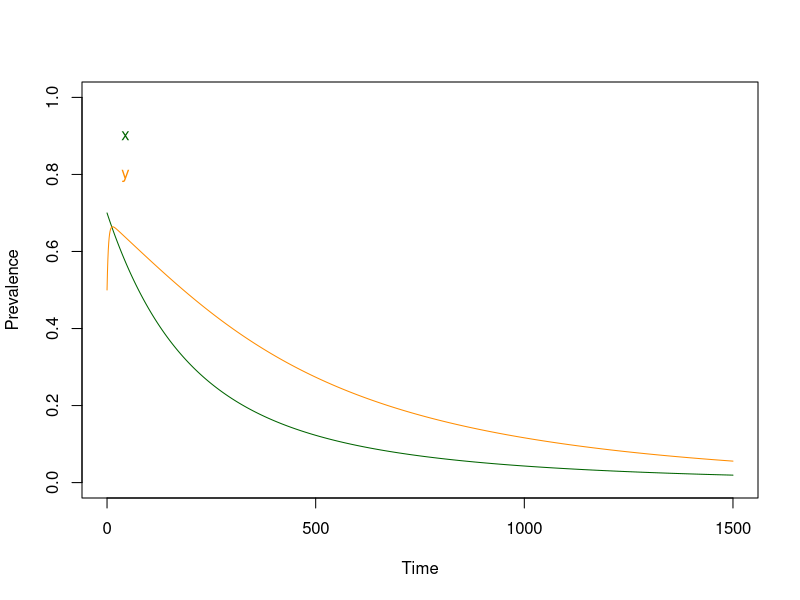
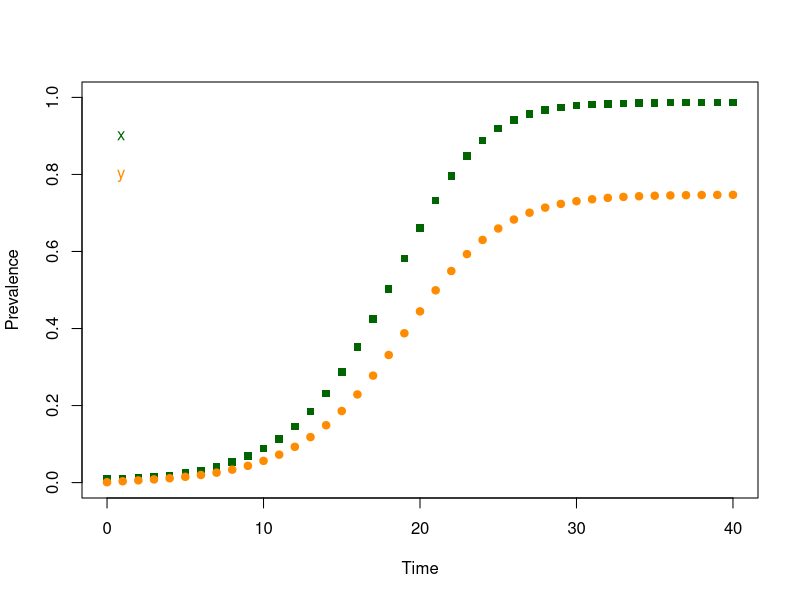
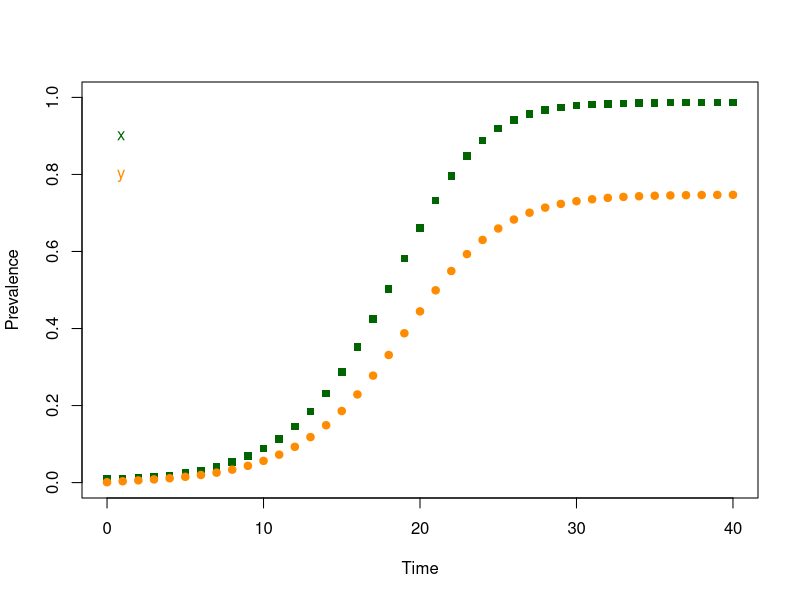
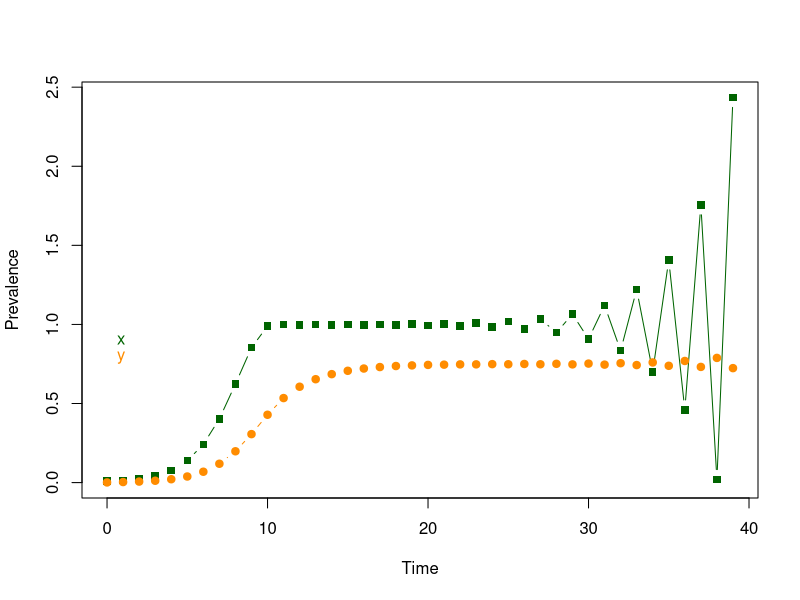
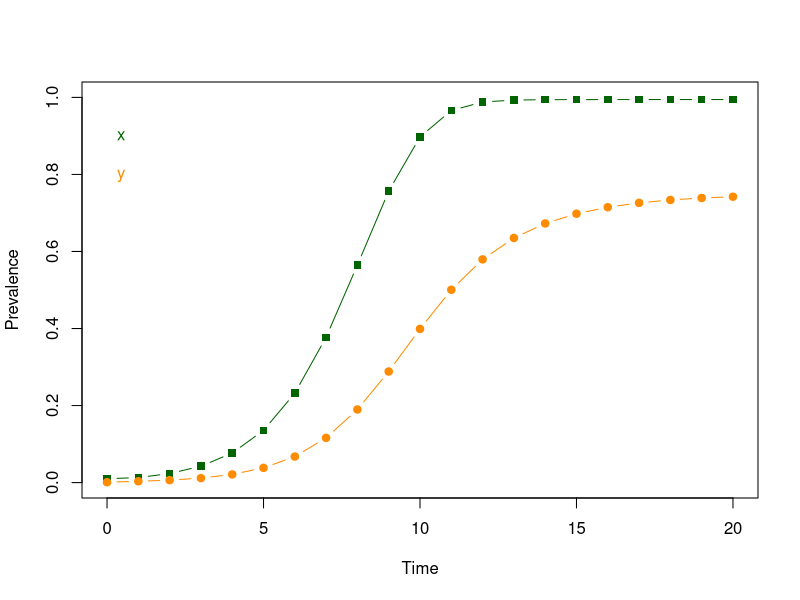
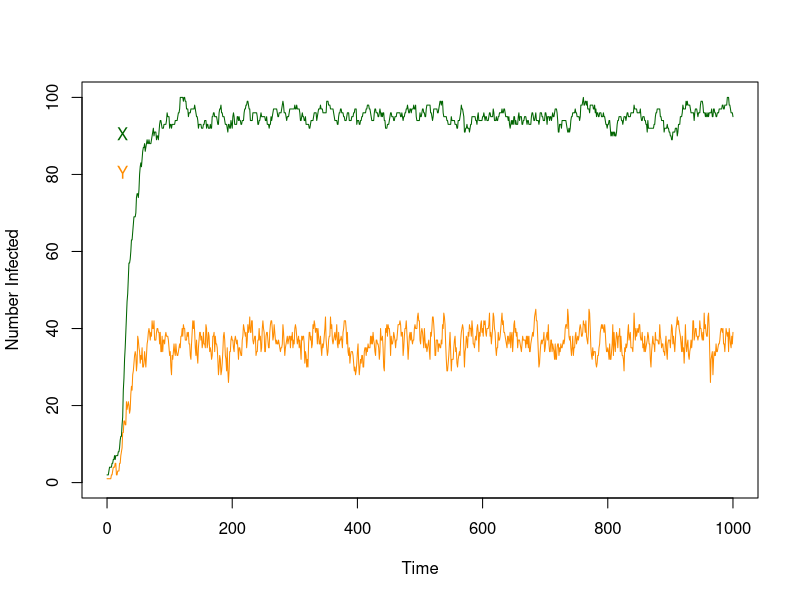
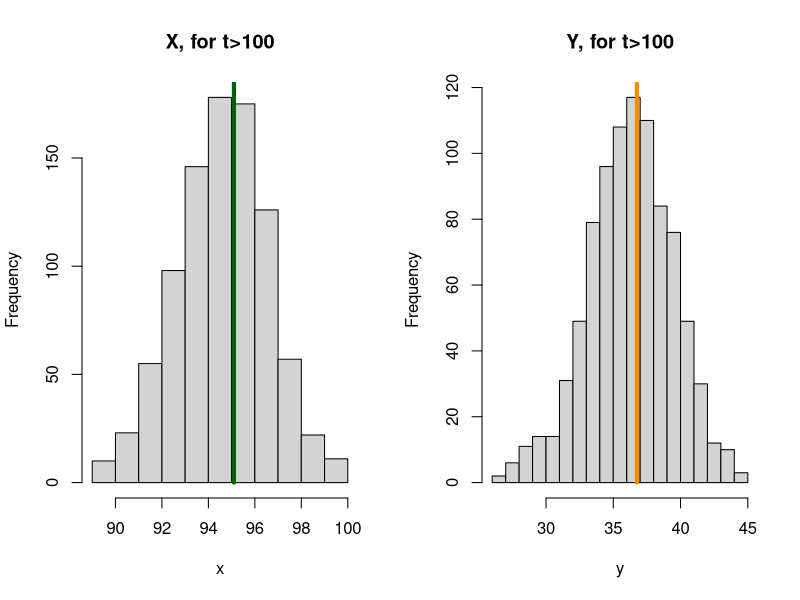
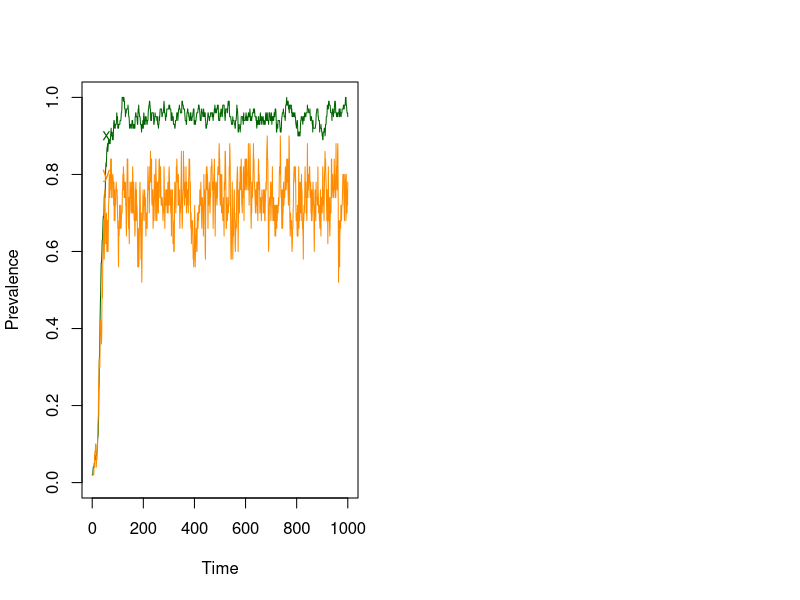

These figures' R source, in order:
## ---- chunk 1
# Initial Conditions at a point in time, as a Named Vector 
xy = c(t=0, x=0.01, y=0.001)
xy
## ---- chunk 2
as.list(xy)$x
## ---- chunk 3
with(as.list(xy), x) 
## ---- chunk 4
# Make a valid parameter set, as a list 
ross_dts_make_par = function(
  s = 1/200, # The fraction of infections that clear each day
  u = 1/12,  # The fraction of mosquitoes that die each day
  a = 1/4,   # The fraction of mosquitoes that blood feed on a human each day
  m = 2      # The number of mosquitoes per human
){
  list(s=s, u=u, a=a, m=m)
}
## ---- chunk 5
ross_dts_par = ross_dts_make_par()
## ---- chunk 6
# INPUTS
# xy     - current variables, as a named vector
# params - the parameters, as a list
#
# OUTPUTS
# the updated values of the variables, as a named vector

ross_diffs_1 = function(xy, params){
  with(as.list(xy), 
    with(params,{
      xn = x - s*x + m*a*y*(1-x) 
      yn = y - u*y + a*x*(1-y) 
      return(c(t=t+1, x=xn, y=yn))
    })
  )
}
## ---- chunk 7
# xy_t stores the values of the variables
xy_t = xy
xy_t
## ---- chunk 8
# Compute 
xy = ross_diffs_1(xy, ross_dts_par)
## ---- chunk 9
# Print to screen
print(xy) 
## ---- chunk 10
# Store 
xy_t = rbind(xy_t, xy)
## ---- chunk 11
# Print to screen
print(xy_t) 
## ---- chunk 12
# Iterate to compute the values as they change over time 
for(t in 2:40){
  xy = ross_diffs_1(xy, ross_dts_par) 
  xy_t = rbind(xy_t, xy) 
} 
## ---- chunk 13
print(tail(xy_t, 3)) 
## ---- chunk 14
# The last value is still stored as xy; the [-1] omits t
xy[-1] - ross_diffs_1(xy, ross_dts_par)[-1]
## ---- chunk 15
for(i in 41:140){
  xy = ross_diffs_1(xy, ross_dts_par)
  xy_t = rbind(xy_t, xy) 
} 
xy[-1] - ross_diffs_1(xy, ross_dts_par)[-1]
## ---- chunk 16
# INPUTS
# params - the parameters, as a list 
#
# OUTPUTS
# the steady state values of x and y 
ross_dts_steady_0 = function(params){with(params,{
  xx = (m*a^2 - s*u)/ (m*a^2 + s*a)
  yy = a*xx/(u+a*xx) 
  c(x=xx,y=yy)
})}
## ---- chunk 17
ross_dts_steady_0(ross_dts_par)
## ---- chunk 18
ross_dts_par1 = ross_dts_make_par(m=0.005) 
ross_dts_steady_0(ross_dts_par1)
## ---- chunk 19
# Set initial conditions
xy = c(t=0, x=0.7, y=0.5)
xy_t = xy 
# Solve 
for(t in 1:1500){
  xy = ross_diffs_1(xy, ross_dts_par1) 
  xy_t = rbind(xy_t, xy)
} 
# Plot 
with(as.data.frame(xy_t), {
  plot(t, x, "n", ylim = range(0, 1), ylab = "Prevalence", xlab = "Time")
  lines(t, x, col = "darkgreen", pch =15)
  lines(t, y, col = "darkorange", pch =19)
  text(10, 0.9, "x", col = "darkgreen", pos=4) 
  text(10, 0.8, "y", col = "darkorange", pos=4) 
})
## ---- chunk 20
ross_dts_steady_0(ross_dts_par1)
## ---- chunk 21
m_crit = with(ross_dts_par, s*u/a^2)
m_crit 
## ---- chunk 22
ross_dts_par2 = ross_dts_make_par(m=m_crit)
ross_dts_steady_0(ross_dts_par2)
## ---- chunk 23
# INPUTS
# params - the parameters, as a list 
#
# OUTPUTS
# the steady state values of x and y 
ross_dts_steady_1 = function(params){with(params,{
  xx = ifelse(m*a^2 > s*u, (m*a^2 - s*u)/(m*a^2 + s*a), 0) 
  yy = a*xx/(u+a*xx) 
  c(x=xx,y=yy)
})}
## ---- chunk 24
ross_dts_steady_1(ross_dts_par1)
## ---- chunk 25
# INPUTS
# pars - the parameters, as a list 
# x0   - the initial value of x
# y0   - the initial value of y
# t0   - the initial value of t
# tmax - the last value of t 
#
# OUTPUTS
# the values of the variables over time, as a list 
ross_dts_solve_1 = function(pars, x0=.01, y0 = 0.001, t0=0, tmax=100){
   xy = c(t=t0, x=x0, y=y0)
   xy_t = xy 
   for(t in (t0+1):tmax){
     xy = ross_diffs_1(xy, pars)
     xy_t = rbind(xy_t, xy)
   }
   return(list(time=xy_t[,1], x=xy_t[,2], y = xy_t[,3], last = xy)) 
}
## ---- chunk 26
# INPUTS
# xy_t - a list with elements named x, y, and time
# type - plot type:  "l" or "p" or "b"
# lty  - lty  
# add  - if TRUE, add to existing plot 
#
# OUTPUTS
# the values of the variables over time, as a list 
plot_xy = function(xy_t, type = "l", lty=1, add=FALSE){with(xy_t,{
  if(add == FALSE) 
  plot(time, x, "n", ylim = range(0, 1, y, x), ylab = "Prevalence", xlab = "Time")
  lines(time, x, type = type, lty=lty, col = "darkgreen", pch =15)
  lines(time, y, type = type, lty=lty, col = "darkorange", pch =19)
  text(0, 0.9, "x", col = "darkgreen", pos=4) 
  text(0, 0.8, "y", col = "darkorange", pos=4) 
})}
## ---- chunk 27
plot_xy(ross_dts_solve_1(ross_dts_make_par(), tmax=40), type="p") 
## ---- chunk 28
params <- ross_dts_make_par()
output <- ross_dts_solve_1(params, tmax=40) 
plot_xy(output, type="p") 
## ---- chunk 29
output$last[-1]
## ---- chunk 30
ross_dts_steady_1(params) 
## ---- chunk 31
sum(abs(output$last[-1] - ross_dts_steady_1(params)))
## ---- chunk 32
# INPUTS
# xy  - xy 
# par - a set of parameters for a ross_dts model 
# tol - a tolerance level 
#
# OUTPUTS
# boolean - 
ross_dts_checkit_1 = function(params, tmax=200, tol=1e-9){
  xy1 <- ross_dts_solve_1(params, tmax=tmax)$last[-1]
  xy2 <- ross_dts_steady_1(params)
  sum(abs(xy1 - xy2)) < tol
}
## ---- chunk 33
ross_dts_checkit_1(ross_dts_par, tmax=40)
## ---- chunk 34
ross_dts_checkit_1(ross_dts_par)
## ---- chunk 35
ross_dts_par3 = ross_dts_make_par(m=12.5)
plot_xy(ross_dts_solve_1(ross_dts_par3, x0 = .01, y0=.001, tmax=39), "b") 
## ---- chunk 36
# INPUTS
# xy      - current variables, as a named vector
# params  - the parameters, as a list
#
# OUTPUTS
# the updated values of the variables, as a named vector
ross_dts_2 = function(xy, params){with(as.list(xy), with(params,{
  xn = x - s*x + (1-exp(-m*a*y))*(1-x) 
  yn = y - u*y + a*x*(1-y) 
  t=t+1
  return(c(t=t, x=xn, y=yn))
}))}
## ---- chunk 37
# INPUTS
# pars - the parameters, as a list 
# x0   - the initial value of x
# y0   - the initial value of y
# t0   - the initial value of t
# tmax - the last value of t 
#
# OUTPUTS
# the values of the variables over time, as a list 
ross_dts_solve_2 = function(pars, x0=.01, y0 = 0.001, t0=0, tmax=100){
   xy = c(t=t0, x=x0, y=y0) 
   xy = c(t=0, x=x0, y=y0) 
   xy_t = xy 
   for(t in (t0+1):tmax){
     xy = ross_dts_2(xy, pars)
     xy_t = rbind(xy_t, xy)
   }
   return(list(time=xy_t[,1], x=xy_t[,2], y = xy_t[,3], last = xy)) 
}
## ---- chunk 38
plot_xy(ross_dts_solve_2(ross_dts_par3, x0 = .01, y0=.001, tmax=20), "b") 
## ---- chunk 39
# INPUTS
# par - the model parameters, as a list 
#
# OUTPUTS
# the steady state values of x and y 
ross_dts_steady_2 = function(pars, tol=1e-10){with(pars,{
   f_xx = function(x, pp){with(pp,{
     xx = (1 - exp(-m*a^2*x/(u+a*x)))*(1-x) - s*x
     y = a*xx/(u+a*xx)
     yy = u*y + a*xx*(1-y) 
     return(xx^2 + yy^2)
   })}
   xx = optimize(f_xx, c(0,1), pp=pars, tol = tol)$min
   yy = a*xx/(u+a*xx) 
   c(xx, yy)
})}
## ---- chunk 40
ross_dts_steady_2(ross_dts_par3)
## ---- chunk 41
ross_dts_solve_2(ross_dts_par3, x0=.1, y0=.05, tmax=300)$last[-1]
## ---- chunk 42
# INPUTS
# xy     - xy 
# par    - a set of parameters for a ross_dts model 
# tmax   - maximum runtime for ross_dts_solve_2 
# st_tol - tolerance for ross_dts_steady_2
# tol    - desired tolerance for verification
#
# OUTPUTS
# boolean - 
ross_dts_checkit_2 = function(params, tmax=300, st_tol=1e-10, tol=1e-7){
  xy1 <- ross_dts_solve_2(params, tmax=tmax)$last[-1]
  xy2 <- ross_dts_steady_2(params, tol=st_tol)
  sum(abs(xy1 - xy2)) < tol
}
## ---- chunk 43
ross_dts_checkit_2(ross_dts_par3)
## ---- chunk 44
# The parameters, as a list 
ross_sdts_par = list(
  M = 50,   # The number of mosquitoes 
  H = 100,   # The number of humans 
  s = 1/200, # The fraction of infections that clear each day
  u = 1/12,  # The fraction of mosquitoes that die each day
  a = 1/4   # The fraction of mosquitoes that blood feed on a human each day
)
ross_sdts_par$m = with(ross_sdts_par, M/H)
## ---- chunk 45
# XY      - a vector of the form c(t, X, Y) 
# params  - the parameters, as a list 
ross_sdts = function(XY, params){
  with(as.list(XY), 
    with(params,{
      ar = 1 - exp(-a*Y/H)
      Xn = rbinom(1, X, 1-s) + rbinom(1, H-X, ar)  
      Yn = rbinom(1, Y, 1-u) + rbinom(1, M-Y, a*X/H)  
      t=t+1
      return(c(t=t, X=Xn, Y=Yn))
}))}
## ---- chunk 46
# INPUTS
# pars - the parameters, as a list 
# X0   - the initial number of infected humans
# Y0   - the initial number of infected mosquitoes 
# t0   - the initial value of t
# tmax - the last value of t 
#
# OUTPUTS
# the values of the variables over time, as a list 
sim_ross_sdts = function(pars, X0=2, Y0 = 1, t0=0, tmax=100){
   XY = c(t=t0, X=X0, Y=Y0) 
   XY_t = XY 
   for(t in (t0+1):tmax){
     XY = ross_sdts(XY, pars)
     XY_t = rbind(XY_t, XY)
   }
   X=XY_t[,2] 
   Y=XY_t[,3]
   x=X/pars$H 
   y=Y/pars$M 
   return(list(time=XY_t[,1], x=x, y=y, X=X, Y=Y, last = XY)) 
}
## ---- chunk 47
# INPUTS
# XY_t - a list with elements named x, y, and time
# type - plot type:  "l" or "p" or "b"
# lty  - lty  
# add  - if TRUE, add to existing plot 
plot_XY = function(XY_t, type="l", lty=1, add= FALSE){with(XY_t,{
  if(add == FALSE) 
  plot(time, X, type = "n", ylim = range(0, X, Y), ylab = "Number Infected", xlab = "Time")
  lines(time, X, type=type, lty=lty, col="darkgreen", pch =15)
  lines(time, Y, type=type, lty=lty, col="darkorange", pch =19)
  text(0, 0.9*max(X,Y), "X", col = "darkgreen", pos=4) 
  text(0, 0.8*max(X,Y), "Y", col = "darkorange", pos=4) 
})}
## ---- chunk 48
set.seed(253)
XYt <- sim_ross_sdts(ross_sdts_par, tmax=1000) 
## ---- chunk 49
plot_XY(XYt)
## ---- chunk 50
Xdist= with(XYt, X[-c(1:100)]) 
Ydist= with(XYt, Y[-c(1:100)]) 
mX = mean(Xdist)
mY = mean(Ydist) 
c(X=mX, Y=mY)
## ---- chunk 51
par(mfrow=c(1,2))
hist(Xdist,  xlab = "x", main = "X, for t>100")
segments(mX, 0, mX, 250, lwd=4, col = "darkgreen")
hist(Ydist, 15, xlab = "y", main = "Y, for t>100")
segments(mY, 0, mY, 200, lwd=4, col = "darkorange")
## ---- chunk 52
plot_xy(XYt)
## ---- chunk 53
xdist= with(XYt, x[-c(1:100)]) 
ydist= with(XYt, y[-c(1:100)]) 
mx = mean(xdist)
my = mean(ydist)
c(x=mx, y=my) 
## ---- chunk 54
par(mfrow=c(1,2))
hist(xdist,  xlab = "x", main = "x, for t>100")
segments(mx, 0, mx, 250, lwd=4, col = "darkgreen")
hist(ydist, 15, xlab = "y", main = "y, for t>100")
segments(my, 0, my, 200, lwd=4, col = "darkorange")
## ---- chunk 55
with(XYt,{
  ix = which(time>100)
  plot(jitter(X[ix],1.5), jitter(Y[ix],1.5), xlab = "X", ylab = "Y", cex=0.2)
}) 
points(mX, mY, col = "darkred", pch = 8, cex =3)
## ---- chunk 56
c(mx, my) - ross_dts_steady_1(ross_sdts_par)
## ---- chunk 57
library(deSolve)
## ---- chunk 58
ross_xde_inits = c(x=0.01, y=0.01)
## ---- chunk 59
# The parameters, as list 
ross_xde_par = list(
  r = 1/200, # The clearance rate for infections 
  g = 1/12,  # The mosquito daily death rate 
  a = 1/4,   # The mosquito human blood feeding rate 
  m = 0.5      # The number of mosquitoes per human
) 
## ---- chunk 60
# INPUTS
# t - the current time 
# vars - the variables, as a named vector 
# pars - the parameters, as a list
# OUTPUTS
# the derivatives, as a list 
ross_xde = function(t, vars, pars){
  with(pars, 
    with(as.list(vars),{
    
      dxdt = m*a*y*(1-x) - r*x
      dydt = a*x*(1-y) - g*y
  
      return(list(c(dxdt, dydt)))
    })
  )
}
## ---- chunk 61
c(1/200, 1-exp(-1/200)) 
## ---- chunk 62
deSolve::ode(ross_xde_inits, 0:5, ross_xde, ross_xde_par)
## ---- chunk 63
# INPUTS: 
# pars -- the parameter values, as a list
# x0   -- the initial value for x(t) 
# y0   -- the initial value for y(t) 
# tmax -- the largest value of t  
# dt   -- the interval for t 
# OUTPUT: 
# the output of ode as a data.frame 
ross_xde_solve = function(pars, x0=.01, y0=0.001, tmax=100, dt=1){
  tms = seq(0, tmax, by = dt)
  xy0 = c(x=x0, y=y0)
  data.frame(ode(xy0, tms, ross_xde, pars)) 
}
## ---- chunk 64
ode_out <- ross_xde_solve(ross_xde_par)
## ---- chunk 65
plot_xy(ode_out)
## ---- chunk 66
ode_out1 <- ross_xde_solve(ross_xde_par, x0=0.2, y0=0.02)
ode_out2 <- ross_xde_solve(ross_xde_par, x0=.99, y0=0.99)
## ---- chunk 67
plot_xy(ode_out)
plot_xy(ode_out1, lty=2, add=TRUE)
plot_xy(ode_out2, lty=3, add=TRUE)
## ---- chunk 68
ross_xde_steady_1 = function(pars){with(pars,{
  xx = ifelse(m*a^2 > r*g, (m*a^2 - r*g)/(m*a^2 + r*a), 0) 
  yy = a*xx/(g+a*xx)
  c(x=xx, y=yy)
})}
## ---- chunk 69
ross_xde_steady_1(ross_xde_par)
## ---- chunk 70
de_eq <- ross_xde_solve(ross_xde_par, tmax=500, dt=5)
with(de_eq, c(x=tail(x,1), y=tail(y,1))) 
## ---- chunk 71
# The parameters, as list 
ross_sxde_par = list(
  r = 1/200, # The clearance rate for infections 
  g = 1/12,  # The mosquito daily death rate 
  a = 1/4,   # The mosquito human blood feeding rate 
  M = 50,   # The number of mosquitoes 
  H = 100    # The number of humans
) 
## ---- chunk 72
ross_sxde = function(XY, pars){
  with(as.list(XY), with(pars,{
    p1 = a*Y*(H-X)/H
    p2 = r*X 
    p3 = a*X*(M-Y)/H
    p4 = g*Y 

    t = t + rexp(1, p1+p2+p3+p4)
    
    event = sample(1:4, 1, prob=c(p1, p2, p3, p4))
    if (event==1) X <- X+1
    if (event==2) X <- X-1
    if (event==3) Y <- Y+1
    if (event==4) Y <- Y-1
    
    return(c(t=t,  X=X, Y=Y, x=X/H, y=Y/M))
}))}
## ---- chunk 73
xy = c(t=0, X=10, Y=10)
for (i in 1:5){
  xy <- ross_sxde(xy, ross_sxde_par)
  print(xy)
}
## ---- chunk 74
sim_ross_sxde = function(pars, X0=2, Y0=1, tmax=300){
   XY = c(t=0, X=X0, Y=Y0) 
   tm = XY[1]
   XY_t = c()  
   while(tm < tmax){
     XY = ross_sxde(XY, pars)
     tm = XY[1]
     XY_t = rbind(XY_t, XY)
   }
   return(list(time=XY_t[,1], X=XY_t[,2], Y=XY_t[,3], x = XY_t[,4], y = XY_t[,5])) 
}
## ---- chunk 75
out <- sim_ross_sxde(ross_sxde_par)
## ---- chunk 76
par(mfrow = c(2,1))
plot_XY(out)
plot_xy(out)
## ---- chunk 77
par(mfrow=c(1,2))
with(out,{
  ix = which(time>100)
  xdist= X[ix]; mx = mean(xdist)
  ydist= Y[ix]; my = mean(ydist) 
  hist(xdist, 10, xlab = "X", main = "X, for t>100")
  segments(mx, 0, mx, 250, lwd=4, col = "darkgreen")
  hist(ydist, 15, xlab = "Y", main = "Y, for t>100")
  segments(my, 0, my, 200, lwd=4, col = "darkorange")
})
## ---- chunk 78
par(mfrow=c(1,2))
with(out,{
  ix = which(time>100)
  xdist= x[ix]; mx = mean(xdist)
  ydist= y[ix]; my = mean(ydist) 
  hist(xdist, 10, xlab = "x", main = "x, for t>100")
  segments(mx, 0, mx, 250, lwd=4, col = "darkgreen")
  hist(ydist, 15, xlab = "y", main = "y, for t>100")
  segments(my, 0, my, 200, lwd=4, col = "darkorange")
})
## ---- chunk 79
# The parameters, as list 
ross_xde_par_5 = list(
  r = 1/200, # The clearance rate for infections 
  g = 1/12,  # The mosquito daily death rate 
  a = 1/4,   # The mosquito human blood feeding rate 
  m = 0.5,   # The number of mosquitoes per human
  H = 100,
  M = 50
) 
## ---- chunk 80
ross_xde_solve(ross_xde_par_5, x0=0.01, y=0.02, tmax=200, dt=1) -> r_xde
sim_ross_sxde(ross_xde_par_5, X0=1, Y0=1, tmax=200) -> s_xde0
sim_ross_sxde(ross_xde_par_5, X0=1, Y0=1, tmax=200) -> s_xde1
sim_ross_sxde(ross_xde_par_5, X0=1, Y0=1, tmax=200) -> s_xde2
sim_ross_sxde(ross_xde_par_5, X0=1, Y0=1, tmax=200) -> s_xde3
sim_ross_sxde(ross_xde_par_5, X0=1, Y0=1, tmax=200) -> s_xde4
sim_ross_sxde(ross_xde_par_5, X0=1, Y0=1, tmax=200) -> s_xde5
## ---- chunk 81
# The parameters, as a list 
ross_dts_par_5 = list(
#  s = 1-exp(-1/200), # The fraction of infections that clear each day
  s = 1/200, # The fraction of infections that clear each day
#  u = 1-exp(-1/12),  # The fraction of mosquitoes that die each day
  u = 1/12,  # The fraction of mosquitoes that die each day
  a = 1/4,   # The fraction of mosquitoes that blood feed on a human each day
  m = 0.5,   # The number of mosquitoes per human
  H = 100,
  M = 50
) 
## ---- chunk 82
# INPUTS
# xy_t - a list with elements named x, y, and time
# type - plot type:  "l" or "p" or "b"
# lty  - lty  
# add  - if TRUE, add to existing plot 
#
# OUTPUTS
# the values of the variables over time, as a list 
plot_x = function(xy_t, type = "l", lty=1, clr="darkgreen", add=FALSE){with(xy_t,{
  if(add == FALSE) 
  plot(time, x, "n", ylim = c(0,1), main = "Human Infection Prevalence",
       ylab = "x - Proportion Infected", xlab = "Time")
  lines(time, x, type = type, lty=lty, col = clr, pch =15)
})}
## ---- chunk 83
# INPUTS
# xy_t - a list with elements named x, y, and time
# type - plot type:  "l" or "p" or "b"
# lty  - lty  
# add  - if TRUE, add to existing plot 
#
# OUTPUTS
# the values of the variables over time, as a list 
plot_y = function(xy_t, type = "l", lty=1, clr="darkorange", add=FALSE){with(xy_t,{
  if(add == FALSE) 
  plot(time, y, "n", ylim = c(0,1), main = "Mosquito Infection Prevalence",
       ylab = "y - Proportion Infected", xlab = "Time")
  lines(time, y, type = type, lty=lty, col = clr, pch =15)
})}
## ---- chunk 84
ross_dts_solve_2(ross_dts_par_5, x0=0.01, y0=0.02, tmax=200) -> r_dts
ross_dts_solve_1(ross_dts_par_5, x0=0.01, y0=0.02, tmax=200) -> r1_dts
sim_ross_sdts(ross_dts_par_5, X0=1, Y0=1, tmax=200) -> s_dts0
sim_ross_sdts(ross_dts_par_5, X0=1, Y0=1, tmax=200) -> s_dts1
sim_ross_sdts(ross_dts_par_5, X0=1, Y0=1, tmax=200) -> s_dts2
sim_ross_sdts(ross_dts_par_5, X0=1, Y0=1, tmax=200) -> s_dts3
sim_ross_sdts(ross_dts_par_5, X0=1, Y0=1, tmax=200) -> s_dts4
sim_ross_sdts(ross_dts_par_5, X0=1, Y0=1, tmax=200) -> s_dts5
## ---- chunk 85
library(viridisLite)
clrs = turbo(4)
par(mfrow = c(2,1))
plot_x(r_xde,  clr = clrs[1])
plot_x(r_dts,  clr = clrs[2], add=T)
plot_x(s_dts0, clr = clrs[3], lty=2, add=T)
plot_x(s_xde0, clr = clrs[4], lty=2, add=T)

plot_y(r_xde,  clr = clrs[1])
plot_y(r_dts,  clr = clrs[2], add=T)
plot_y(s_dts0, clr = clrs[3], lty=2, add=T)
plot_y(s_xde0, clr = clrs[4], lty=2, add=T)
## ---- chunk 86
clrs = turbo(4)
par(mfrow = c(3,1))
plot_x(r_xde, clr = clrs[1])
plot_x(r_dts, clr = clrs[2], add=T)
plot_x(r1_dts, clr = clrs[4], add=T)

plot_y(r_xde, clr = clrs[1])
plot_y(r_dts, clr = clrs[2], add=T)
plot_y(r1_dts, clr = clrs[4], add=T)

tm = with(r_xde, time) 
dx = with(r_xde, x) - with(r_dts, x)
dy = with(r_xde, y) - with(r_dts, y)

dx1 = with(r_xde, x) - with(r1_dts, x)
dy1 = with(r_xde, y) - with(r1_dts, y)

plot(tm,  dx, type = "n", ylim = range(dx, dx1, dy, dy1),  ylab = "dx, dy", xlab = "Time", main = "Model Differences")
lines(tm, 0*dx, col = grey(0.8))
lines(tm,  dx, col = "darkgreen", lwd=2)
lines(tm,  dx1, col = "darkgreen", lwd=2, lty=3)
lines(tm,  dy, col = "darkorange", lwd=2)
lines(tm,  dy1, col = "darkorange", lwd=2, lty=3)
## ---- chunk 87
ssd_2mods = function(m1, m2, norm=1){
  dx = sum((with(m1, x) - with(m2, x))^2) 
  dy = sum((with(m1, y) - with(m2, y))^2) 
  return((dx+dy)/norm) 
}
## ---- chunk 88
ssd_2mods(r_xde, r_dts, norm = length(r_xde$time))
## ---- chunk 89
sabs_2mods = function(m1, m2, norm=1){
  dx = sum(abs(with(m1, x) - with(m2, x))) 
  dy = sum(abs(with(m1, y) - with(m2, y)))
  return((dx+dy)/norm) 
}
## ---- chunk 90
sabs_2mods(r_xde, r1_dts, norm = length(r_xde$time))
## ---- chunk 91
library(viridisLite)
clrsA = mako(8)[2:7]
clrsB = rocket(8)[2:7]
par(mfrow = c(2,1))

plot_x(r_xde, clr=clrs[1])
plot_x(s_dts0, clr=clrsA[1], add=T)
plot_x(s_xde0, clr=clrsB[1], add=T)
plot_x(s_dts1, clr=clrsA[2], add=T)
plot_x(s_xde1, clr=clrsB[2], add=T)
plot_x(s_dts2, clr=clrsA[3], add=T)
plot_x(s_xde2, clr=clrsB[3], add=T)
plot_x(s_dts3, clr=clrsA[4], add=T)
plot_x(s_xde3, clr=clrsB[4], add=T)
plot_x(s_dts4, clr=clrsA[5], add=T)
plot_x(s_xde4, clr=clrsB[5], add=T)
plot_x(s_dts5, clr=clrsA[6], add=T)
plot_x(s_xde5, clr=clrsB[6], add=T)

plot_y(r_xde, clr=clrs[1])
plot_y(s_dts0, clr=clrsA[1], add=T)
plot_y(s_xde0, clr=clrsB[1], add=T)
plot_y(s_dts1, clr=clrsA[2], add=T)
plot_y(s_xde1, clr=clrsB[2], add=T)
plot_y(s_dts2, clr=clrsA[3], add=T)
plot_y(s_xde2, clr=clrsB[3], add=T)
plot_y(s_dts3, clr=clrsA[4], add=T)
plot_y(s_xde3, clr=clrsB[4], add=T)
plot_y(s_dts4, clr=clrsA[5], add=T)
plot_y(s_xde4, clr=clrsB[5], add=T)
plot_y(s_dts5, clr=clrsA[6], add=T)
plot_y(s_xde5, clr=clrsB[6], add=T)
